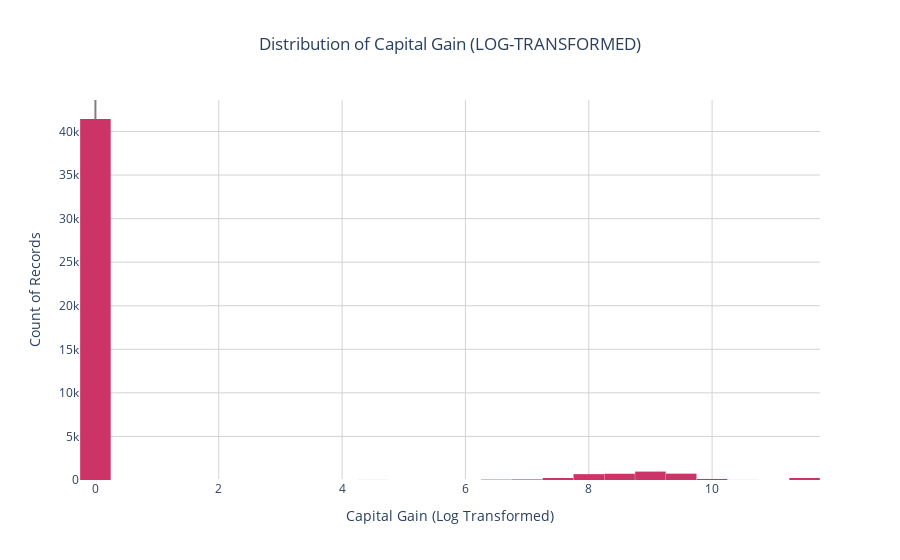
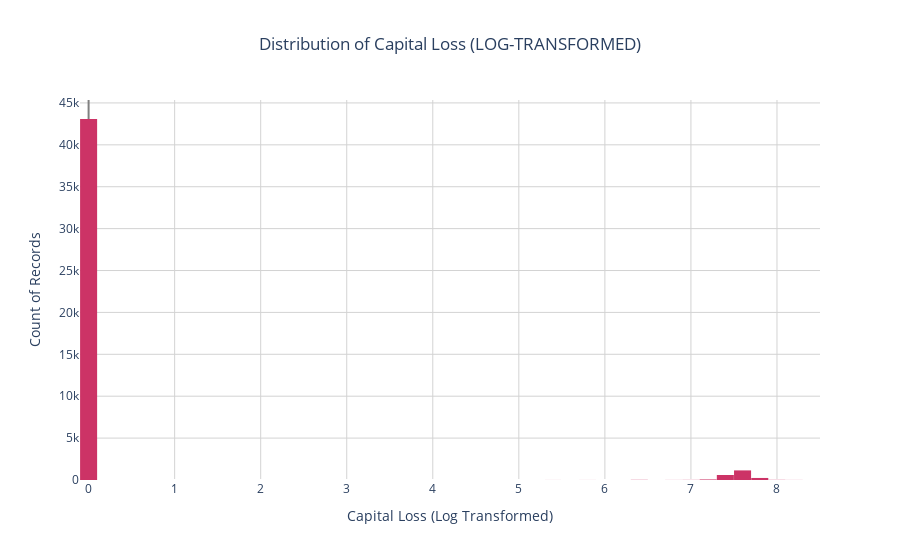

The cell these charts' notebook holds for them, in order:
### Markdown cell above
<div>
    <button onclick="like()" style="padding: 10px 20px; margin-right: 10px;">👍 Like</button>
   
</div>

### Code cell
import pandas as pd
import numpy as np
import plotly.express as px
from IPython.display import display

# --- ASSUMPTION: 'data' is the loaded census DataFrame from earlier steps ---
# Based on the provided code structure:
income_raw = data['income']
features_raw = data.drop('income', axis = 1)

# Log-transform the skewed features
skewed = ['capital-gain', 'capital-loss']
features_log_transformed = features_raw.copy()
# Apply np.log(x + 1) to avoid log(0)
features_log_transformed[skewed] = features_raw[skewed].apply(lambda x: np.log(x + 1))

# --- Visualization of Log-Transformed Features ---

# Use the log-transformed data for visualization
plot_data_log = features_log_transformed[skewed]

for feature in skewed:
    # Use Plotly Express to visualize the transformed distribution
    fig = px.histogram(
        plot_data_log, 
        x=feature,
        nbins=50, # Fewer bins may be appropriate for the compressed range
        title=f'Distribution of {feature.replace("-", " ").title()} (LOG-TRANSFORMED)',
        color_discrete_sequence=['#CC3366'] # A new color to distinguish from the original plot
    )
    
    # Customize layout to reflect the transformed data
    fig.update_layout(
        bargap=0.01,
        title_x=0.5, # Center the title
        yaxis_title="Count of Records",
        xaxis_title=f"{feature.replace('-', ' ').title()} (Log Transformed)",
        showlegend=False,
        plot_bgcolor='white', # Clean background
        hovermode="x unified" # Interactive hover
    )
    
    # Update axes to show the new compressed range
    fig.update_xaxes(
        showgrid=True, 
        gridcolor='lightgray', 
        zeroline=True, 
        zerolinecolor='gray'
    )
    fig.update_yaxes(
        showgrid=True, 
        gridcolor='lightgray'
    )
    
    display(fig)

display(features_log_transformed.head())

### Figure 1 — Plotly figure (JSON) as saved in the notebook; plotly's stock layout.template omitted (floating-point values rounded to 4 significant figures; data arrays with more than 128 entries replaced by an {"elided": "..."} marker saying what was removed)
{"data": [{"bingroup": "x", "hovertemplate": "capital-gain=%{x}<br>count=%{y}<extra></extra>", "legendgroup": "", "marker": {"color": "#CC3366", "pattern": {"shape": ""}}, "name": "", "nbinsx": 50, "orientation": "v", "showlegend": false, "type": "histogram", "x": {"elided": "45222 float values"}, "xaxis": "x", "yaxis": "y"}], "layout": {"bargap": 0.01, "barmode": "relative", "hovermode": "x unified", "legend": {"tracegroupgap": 0}, "plot_bgcolor": "white", "showlegend": false, "title": {"text": "Distribution of Capital Gain (LOG-TRANSFORMED)", "x": 0.5}, "xaxis": {"anchor": "y", "domain": [0, 1], "gridcolor": "lightgray", "showgrid": true, "title": {"text": "Capital Gain (Log Transformed)"}, "zeroline": true, "zerolinecolor": "gray"}, "yaxis": {"anchor": "x", "domain": [0, 1], "gridcolor": "lightgray", "showgrid": true, "title": {"text": "Count of Records"}}}}

### Figure 2 — Plotly figure (JSON) as saved in the notebook; plotly's stock layout.template omitted (floating-point values rounded to 4 significant figures; data arrays with more than 128 entries replaced by an {"elided": "..."} marker saying what was removed)
{"data": [{"bingroup": "x", "hovertemplate": "capital-loss=%{x}<br>count=%{y}<extra></extra>", "legendgroup": "", "marker": {"color": "#CC3366", "pattern": {"shape": ""}}, "name": "", "nbinsx": 50, "orientation": "v", "showlegend": false, "type": "histogram", "x": {"elided": "45222 float values"}, "xaxis": "x", "yaxis": "y"}], "layout": {"bargap": 0.01, "barmode": "relative", "hovermode": "x unified", "legend": {"tracegroupgap": 0}, "plot_bgcolor": "white", "showlegend": false, "title": {"text": "Distribution of Capital Loss (LOG-TRANSFORMED)", "x": 0.5}, "xaxis": {"anchor": "y", "domain": [0, 1], "gridcolor": "lightgray", "showgrid": true, "title": {"text": "Capital Loss (Log Transformed)"}, "zeroline": true, "zerolinecolor": "gray"}, "yaxis": {"anchor": "x", "domain": [0, 1], "gridcolor": "lightgray", "showgrid": true, "title": {"text": "Count of Records"}}}}
